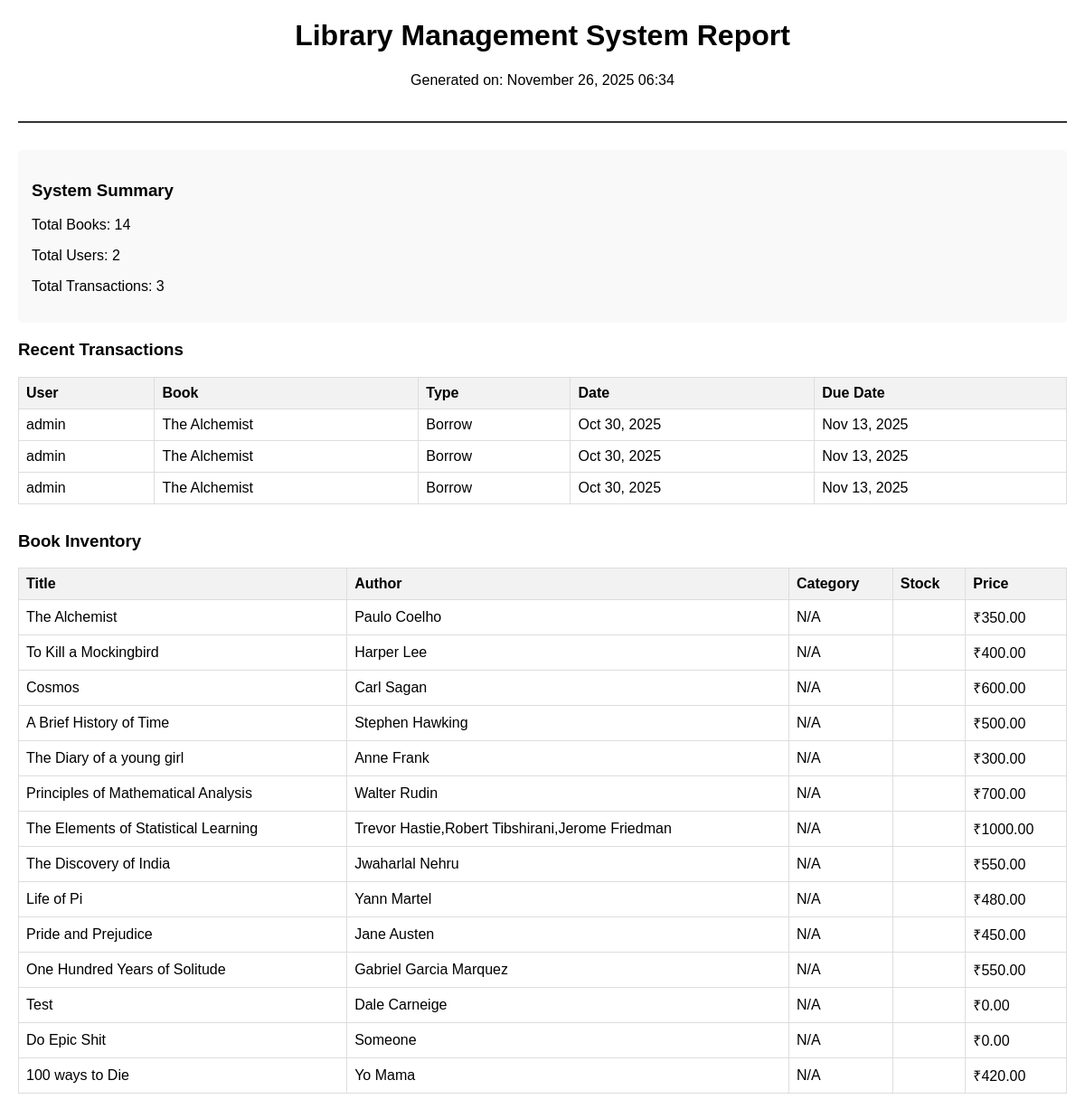
The app's page /dashboard/generate-report/ (signed in) with its own data.
### catalog/models.py (models this page shows, shortened)
class Transaction(models.Model):
    TRAN_TYPE = (('borrow','borrow'),('return','return'))
    book = models.ForeignKey('Book', on_delete=models.CASCADE)
    user = models.ForeignKey(settings.AUTH_USER_MODEL, on_delete=models.CASCADE)
    transaction_type = models.CharField(max_length=10, choices=TRAN_TYPE)
    date = models.DateTimeField(auto_now_add=True)
    due_date = models.DateField(null=True, blank=True)
    returned = models.BooleanField(default=False)
    return_date = models.DateField(null=True, blank=True)
    fine = models.DecimalField(max_digits=6, decimal_places=2, default=0)

class CustomUser(AbstractUser):
    ROLE_CHOICES = (
        ('admin', 'Admin'),
        ('user', 'User'),
    )
    role = models.CharField(max_length=10, choices=ROLE_CHOICES, default='user')

class Book(models.Model):
    CATEGORY_CHOICES = [
        ('Science', 'Science'),
        ('Fiction', 'Fiction'),
        ('Mathematics', 'Mathematics'),
        ('History', 'History'),
        ('DataScience','DataScience'),
    ]
    LANGUAGE_CHOICES = [
        ('English', 'English'),
        ('Spanish', 'Spanish'),
        ('French', 'French'),
        ('German', 'German'),
        ('Other', 'Other'),
    ]
    title = models.CharField(max_length=255)
    author = models.CharField(max_length=255)
    isbn = models.CharField(max_length=50, blank=True)
    category = models.CharField(max_length=50, choices=CATEGORY_CHOICES)
    description = models.TextField(blank=True, null=True)
    publication_date = models.DateField(null=True, blank=True)
    pages = models.IntegerField(null=True, blank=True)
    language = models.CharField(max_length=50, choices=LANGUAGE_CHOICES, default='English')
    price = models.DecimalField(max_digits=8, decimal_places=2, default=0)
    total_copies = models.IntegerField(default=1)
    available_copies = models.IntegerField(default=1)
    image = models.ImageField(upload_to='book_covers/', null=True, blank=True)
    created_at = models.DateTimeField(auto_now_add=True)
    updated_at = models.DateTimeField(auto_now=True)

### catalog/views.py (the view)
# urls.py: path("dashboard/generate-report/", views.generate_report, name="generate_report"),
@login_required
def generate_report(request):
    if not request.user.is_superuser:
        messages.error(request, "You don't have permission to generate reports.")
        return redirect('dashboard')
    books = Book.objects.all()
    transactions = Transaction.objects.all().order_by('-date')[:100]  # Last 100 transactions
    donations = Donation.objects.all()
    sales = Sale.objects.all()
    context = {
        'books': books,
        'transactions': transactions,
        'donations': donations,
        'sales': sales,
        'generated_date': datetime.now(),
        'total_books': books.count(),
        'total_transactions': transactions.count(),
        'total_users': CustomUser.objects.count(),
    }
    html_content = render_to_string('catalog/report_template.html', context)
    response = HttpResponse(html_content)
    response['Content-Disposition'] = 'attachment; filename="library_report.html"'
    return response

### templates/catalog/report_template.html (shortened to what this page needs)
<!DOCTYPE html>
<html>
<head>
</head>
<body>
    <div class="header">
        <h1>Library Management System Report</h1>
        <p>Generated on: {{ generated_date|date:"F j, Y H:i" }}</p>
    </div>
    <div class="summary">
        <h3>System Summary</h3>
        <p>Total Books: {{ total_books }}</p>
        <p>Total Users: {{ total_users }}</p>
        <p>Total Transactions: {{ total_transactions }}</p>
    </div>
    <div class="section">
        <h3>Recent Transactions</h3>
        <table>
            <thead>
                <tr>
                    <th>User</th>
                    <th>Book</th>
                    <th>Type</th>
                    <th>Date</th>
                    <th>Due Date</th>
                </tr>
            </thead>
            <tbody>
                {% for transaction in transactions %}
                <tr>
                    <td>{{ transaction.user.username }}</td>
                    <td>{{ transaction.book.title }}</td>
                    <td>{{ transaction.transaction_type|title }}</td>
                    <td>{{ transaction.date|date:"M j, Y" }}</td>
                    <td>{{ transaction.due_date|date:"M j, Y"|default:"N/A" }}</td>
                </tr>
                {% endfor %}
            </tbody>
        </table>
    </div>
    <div class="section">
        <h3>Book Inventory</h3>
        <table>
            <thead>
                <tr>
                    <th>Title</th>
                    <th>Author</th>
                    <th>Category</th>
                    <th>Stock</th>
                    <th>Price</th>
                </tr>
            </thead>
            <tbody>
                {% for book in books %}
                <tr>
                    <td>{{ book.title }}</td>
                    <td>{{ book.author }}</td>
                    <td>{{ book.category.name|default:"N/A" }}</td>
                    <td>{{ book.stock }}</td>
                    <td>₹{{ book.price }}</td>
                </tr>
                {% endfor %}
            </tbody>
        </table>
    </div>
</body>
</html>

### templates/catalog/report_template.html (style rules this page uses)
body { font-family: Arial, sans-serif; margin: 20px; }
.header { text-align: center; border-bottom: 2px solid #333; padding-bottom: 20px; margin-bottom: 30px; }
.section { margin-bottom: 30px; }
table { width: 100%; border-collapse: collapse; margin-bottom: 20px; }
th, td { border: 1px solid #ddd; padding: 8px; text-align: left; }
th { background-color: #f2f2f2; }
.summary { background-color: #f9f9f9; padding: 15px; border-radius: 5px; }

### records on screen
Book: title "The Alchemist", author "Paulo Coelho", category.name "N/A", price "350.00"
Book: title "To Kill a Mockingbird", author "Harper Lee", category.name "N/A", price "400.00"
Book: title "Cosmos", author "Carl Sagan", category.name "N/A", price "600.00"
Book: title "A Brief History of Time", author "Stephen Hawking", category.name "N/A", price "500.00"
Book: title "The Diary of a young girl", author "Anne Frank", category.name "N/A", price "300.00"
Book: title "Principles of Mathematical Analysis", author "Walter Rudin", category.name "N/A", price "700.00"
Book: title "The Elements of Statistical Learning", author "Trevor Hastie,Robert Tibshirani,Jerome Friedman", category.name "N/A", price "1000.00"
Book: title "The Discovery of India", author "Jwaharlal Nehru", category.name "N/A", price "550.00"
Book: title "Life of Pi", author "Yann Martel", category.name "N/A", price "480.00"
Book: title "Pride and Prejudice", author "Jane Austen", category.name "N/A", price "450.00"
Book: title "One Hundred Years of Solitude", author "Gabriel Garcia Marquez", category.name "N/A", price "550.00"
Book: title "Test", author "Dale Carneige", category.name "N/A", price "0.00"
Book: title "Do Epic Shit", author "Someone", category.name "N/A", price "0.00"
Book: title "100 ways to Die", author "Yo Mama", category.name "N/A", price "420.00"

### other values on screen
{{ total_books }} "14"
{{ total_users }} "2"
{{ total_transactions }} "3"
